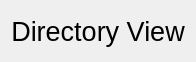
<?xml version="1.0" encoding="UTF-8"?>
<ui version="4.0">
 <class>Frame</class>
 <widget class="QFrame" name="Frame">
  <property name="geometry">
   <rect>
    <x>0</x>
    <y>0</y>
    <width>182</width>
    <height>62</height>
   </rect>
  </property>
  <property name="windowTitle">
   <string>Frame</string>
  </property>
  <layout class="QVBoxLayout" name="verticalLayout">
   <item>
    <widget class="QLabel" name="label">
     <property name="font">
      <font>
       <pointsize>20</pointsize>
      </font>
     </property>
     <property name="text">
      <string>Directory View</string>
     </property>
     <property name="alignment">
      <set>Qt::AlignCenter</set>
     </property>
    </widget>
   </item>
  </layout>
 </widget>
 <resources/>
 <connections/>
</ui>
